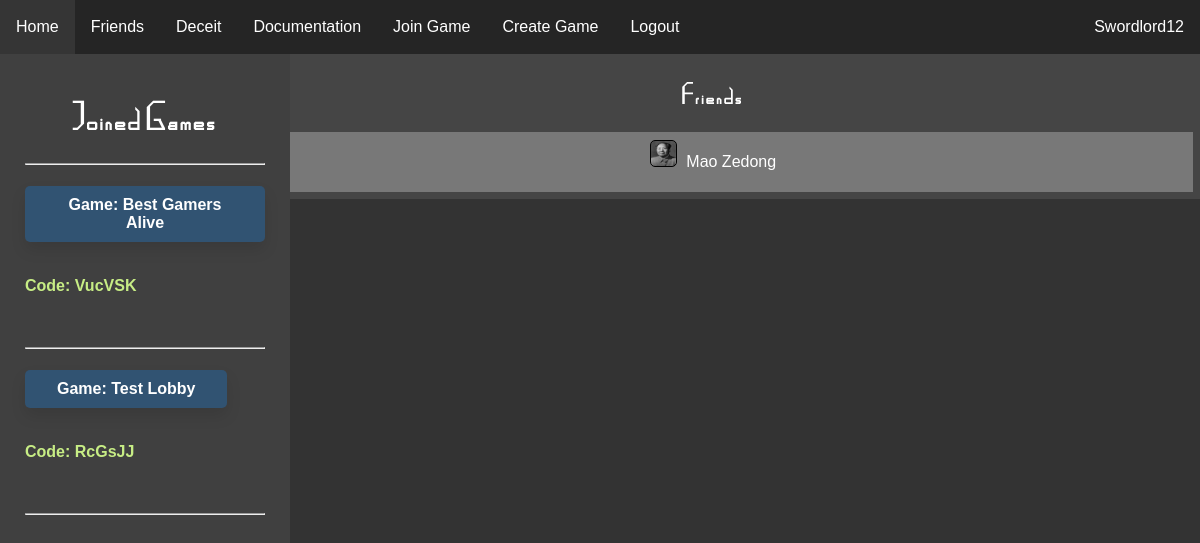
Screenshot of / (signed in) with the database file from the repository.
### website/models.py (models this page shows)
class User(db.Model, UserMixin):
    id = db.Column(db.Integer, primary_key=True)
    email = db.Column(db.String(150), unique=True)
    password = db.Column(db.String(150))
    username = db.Column(db.String(150))
    pfp = db.Column(db.String(50))
    admin = db.Column(db.String(50))

class Game(db.Model):
    id = db.Column(db.Integer, primary_key=True)
    game_name = db.Column(db.String(25))
    is_started = db.Column(db.String(5))
    code = db.Column(db.String(10), unique=True)
    host = db.Column(db.Integer, db.ForeignKey('user.id'))
    draft_pos = db.Column(db.Integer)
    ticker = db.Column(db.Integer)

### website/views.py (the view)
@views.route('/', methods=["GET", "POST"])
@login_required
def home():
    game = []
    friends = []
    for games in db.session.query(GamesJoined).filter_by(user = current_user.id):
        id = games.game
        for filtered in db.session.query(Game).filter_by(id = id):
            links = (filtered, url_for('rooms.room', game_id=id))
            game.append(links)
    friends1 = db.session.query(Friends).filter_by(user1=current_user.id)
    friends2 = db.session.query(Friends).filter_by(user2=current_user.id)
    for friend in friends1:
        print('worked')
        add = db.session.query(User).filter_by(id=friend.user2).first()
        friends.append(add)
    for friend in friends2:
        add = db.session.query(User).filter_by(id=friend.user1).first()
        friends.append(add)
    return render_template("home.html", friends=friends, user=current_user, games_joined = game)

### website/templates/home.html (shortened to what this page needs)
{% extends "base.html" %} {% block title %}Home{% endblock %}
{% block content %}
<br/>
<head>
    <link rel="stylesheet" type="text/css" href="/static/css/home.css" />
</head>
<body style="overflow:hidden">
    <div class="left-sidebar">
    {% if games_joined != [] %}
    {% set counter = 0 %}
    <div id="game_list">
        <h1 style="text-align: center;">Joined Games</h1>
    <hr>
    {% for game in games_joined %}
        {% set counter = counter+1 %}
        <h2 class="home-heading"><a class="game-link" id="game_headings{{counter}}" href={{game[1]}}>Game: {{ game[0].game_name }}</a></h2> <h4 class="game-code">Code: {{ game[0].code }}</h4> <br/>
    <hr>
    {% endfor %}
    {% else %}
        <h1>No games joined currently. Join one <a class="join-here">here</a></h1>
    {% endif %}
    <br/>
    <br/>
    <br/>
    <br/>
    <br/>
    <br/>
    </div>
    </div>
    <article class="friends">
        <h1 class="friends_title"><a class = "game-link" href="{{url_for('profiles.friends')}}">Friends</a></h1>
        {% for friend in friends %}
            <article class="individual">
                <div class="box" style="background-image:url({{friend.pfp}})"></div>
                <p style="display:inline-block">
                    <a class="game-link" style="display:inline-block" href="{{url_for('profiles.profile', user_id=friend.id)}}">{{friend.username}}</a>
                </p>
            </article>
        {% else %}
            <article class="individual">
                <p>You have no friends.</p>
            </article>
        {% endfor %}
    </article>
</body>
{% endblock %}

### website/templates/base.html (shortened to what this page needs)
<!DOCTYPE html>
<html lang="en">
<head>
    <link rel="stylesheet" type="text/css" href="/static/css/main.css" />
</head>
<body>
    <ul class="navbar">
      {% if user.is_authenticated %}
      <li><a class="nav-item nav-link" id="home" href="/">Home</a></li>
      <li><a class="nav-item nav-link" id="friends" href="/user/friends">Friends</a></li>
      <li><a class="nav-item nav-link" id="deceit" href="/deceit">Deceit</a></li>
      <li><a class="nav-item nav-link" id="docs" href="/docs/">Documentation</a></li>
      <li><a class="nav-item nav-link" id="join_game" href="/join-game">Join Game</a></li>
      <li><a class="nav-item nav-link" id="create_game" href="/create-game">Create Game</a></li>
      <li><a class="nav-item nav-link" id="logout" href="/logout">Logout</a></li>
      <li><a class="nav-user nav-link" id="user_link" href="{{url_for('profiles.profile', user_id=user.id)}}">{{ user.username }}</a></li>
      {% else %}
      <li><a class="nav-item nav-link" id="login" href="/login">Login</a></li>
      <li><a class="nav-item nav-link" id="signUp" href="/sign-up">Sign Up</a></li>
      {% endif %}
    </ul>
    <div id="main_div">
    <div class="container">
        {% block content %}
        {% endblock %}
    </div>
    </div>
</body>
</html>

### website/static/css/main.css (style rules this page uses)
#main_div { margin-top: 30px; padding: 20px; }
.game-link { text-decoration: none; color: white; }
h1 { font-family: MapGame; letter-spacing: 2px; }
body { margin: 0px; background-color: #333333; color: white; }
.navbar { list-style-type: none; margin: 0; padding: 0; overflow: hidden; background-color: #252525; position: fixed; top: 0; width: 100%; }
.nav-item { float: left; }
.nav-user { float:right; }
.nav-link { display: block; color: white; text-align: center; padding: 18px 16px; text-decoration: none; }
.box { display: inline-block; height: 25px; width: 25px; margin-bottom: 0px; margin-right: 5px; border: 1px solid black; border-radius: 5px; clear: both; background-size: 25px 25px; }
html { font-family: Arial, Helvetica, sans-serif; }

### website/static/css/home.css (style rules this page uses)
#main_div { margin-top: 36px; padding: 0px; }
.left-sidebar { width: 20%; height: 100%; padding: 25px; background-color: #404040; position: absolute; overflow-y: scroll; }
.home-heading { background-color: #315372; border: none; color: white; padding: 10px 32px; text-align: center; text-decoration: none; display: inline-block; font-size: 16px; border-radius: 5px; transition-duration: 0.4s; box-shadow: 0px 8px 15px rgba(0, 0, 0, 0.1); cursor: pointer; }
.game-code { color: #C7ED85; border-bottom: 2px black; padding-bottom: 5px; }
.friends { margin: 0; padding: 7px; background-color: #454545; width: 80%; height: 100%; float: right; text-align: center; }
.friends_title { font-weight: 700 }
.individual { padding-top: 5px; margin-top: 5px; padding-left: 3px; padding-bottom: 5px; padding-right: 3px; background-color: #787878; text-align: center; }

### rows the page displays
User: username "Swordlord12"
Game: game_name "Best Gamers Alive", code "VucVSK"
Game: game_name "Test Lobby", code "RcGsJJ"
User: pfp (picture), username "Mao Zedong"
